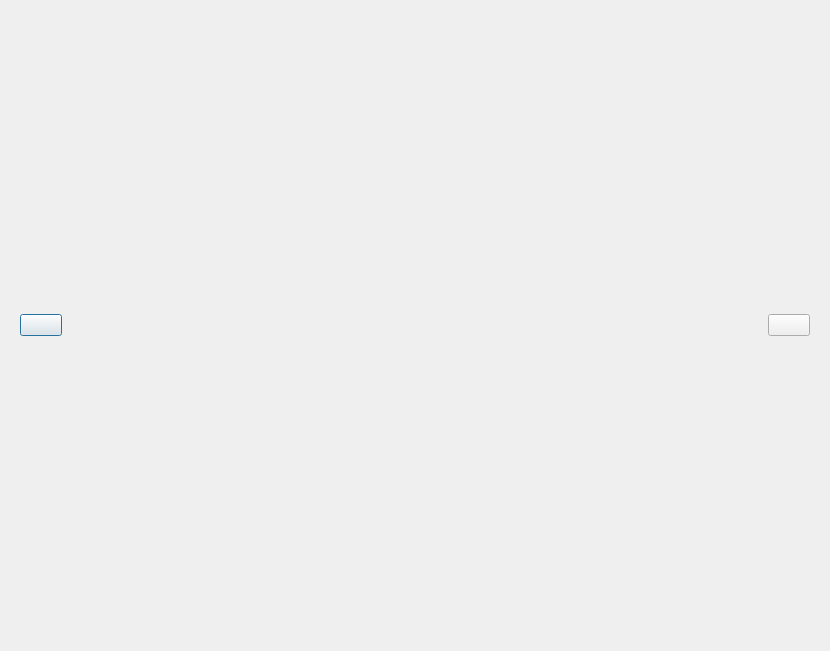
<?xml version="1.0" encoding="UTF-8"?>
<ui version="4.0">
 <class>PicShow</class>
 <widget class="QDialog" name="PicShow">
  <property name="geometry">
   <rect>
    <x>0</x>
    <y>0</y>
    <width>830</width>
    <height>651</height>
   </rect>
  </property>
  <property name="windowTitle">
   <string>Dialog</string>
  </property>
  <layout class="QVBoxLayout" name="verticalLayout">
   <item>
    <layout class="QGridLayout" name="gridLayout">
     <item row="0" column="2">
      <spacer name="verticalSpacerUp">
       <property name="orientation">
        <enum>Qt::Orientation::Vertical</enum>
       </property>
       <property name="sizeType">
        <enum>QSizePolicy::Policy::Minimum</enum>
       </property>
       <property name="sizeHint" stdset="0">
        <size>
         <width>20</width>
         <height>20</height>
        </size>
       </property>
      </spacer>
     </item>
     <item row="1" column="3">
      <spacer name="horizontalSpacerRight">
       <property name="orientation">
        <enum>Qt::Orientation::Horizontal</enum>
       </property>
       <property name="sizeType">
        <enum>QSizePolicy::Policy::Minimum</enum>
       </property>
       <property name="sizeHint" stdset="0">
        <size>
         <width>20</width>
         <height>20</height>
        </size>
       </property>
      </spacer>
     </item>
     <item row="1" column="0">
      <widget class="QWidget" name="widgetPrev" native="true">
       <property name="minimumSize">
        <size>
         <width>60</width>
         <height>60</height>
        </size>
       </property>
       <property name="maximumSize">
        <size>
         <width>60</width>
         <height>60</height>
        </size>
       </property>
       <layout class="QVBoxLayout" name="verticalLayout_3">
        <item>
         <widget class="PicButton" name="prevBtn">
          <property name="text">
           <string/>
          </property>
         </widget>
        </item>
       </layout>
      </widget>
     </item>
     <item row="1" column="1">
      <spacer name="horizontalSpacerLeft">
       <property name="orientation">
        <enum>Qt::Orientation::Horizontal</enum>
       </property>
       <property name="sizeType">
        <enum>QSizePolicy::Policy::Minimum</enum>
       </property>
       <property name="sizeHint" stdset="0">
        <size>
         <width>20</width>
         <height>20</height>
        </size>
       </property>
      </spacer>
     </item>
     <item row="1" column="2">
      <widget class="QLabel" name="labelPic">
       <property name="sizePolicy">
        <sizepolicy hsizetype="Expanding" vsizetype="Expanding">
         <horstretch>0</horstretch>
         <verstretch>0</verstretch>
        </sizepolicy>
       </property>
       <property name="text">
        <string/>
       </property>
       <property name="alignment">
        <set>Qt::AlignmentFlag::AlignCenter</set>
       </property>
      </widget>
     </item>
     <item row="1" column="4">
      <widget class="QWidget" name="widgetNext" native="true">
       <property name="minimumSize">
        <size>
         <width>60</width>
         <height>60</height>
        </size>
       </property>
       <property name="maximumSize">
        <size>
         <width>60</width>
         <height>60</height>
        </size>
       </property>
       <layout class="QVBoxLayout" name="verticalLayout_2">
        <item>
         <widget class="PicButton" name="nextBtn">
          <property name="text">
           <string/>
          </property>
         </widget>
        </item>
       </layout>
      </widget>
     </item>
     <item row="2" column="2">
      <spacer name="verticalSpacerDown">
       <property name="orientation">
        <enum>Qt::Orientation::Vertical</enum>
       </property>
       <property name="sizeType">
        <enum>QSizePolicy::Policy::Minimum</enum>
       </property>
       <property name="sizeHint" stdset="0">
        <size>
         <width>20</width>
         <height>20</height>
        </size>
       </property>
      </spacer>
     </item>
    </layout>
   </item>
  </layout>
 </widget>
 <customwidgets>
  <customwidget>
   <class>PicButton</class>
   <extends>QPushButton</extends>
   <header>picbutton.h</header>
  </customwidget>
 </customwidgets>
 <resources/>
 <connections/>
</ui>
